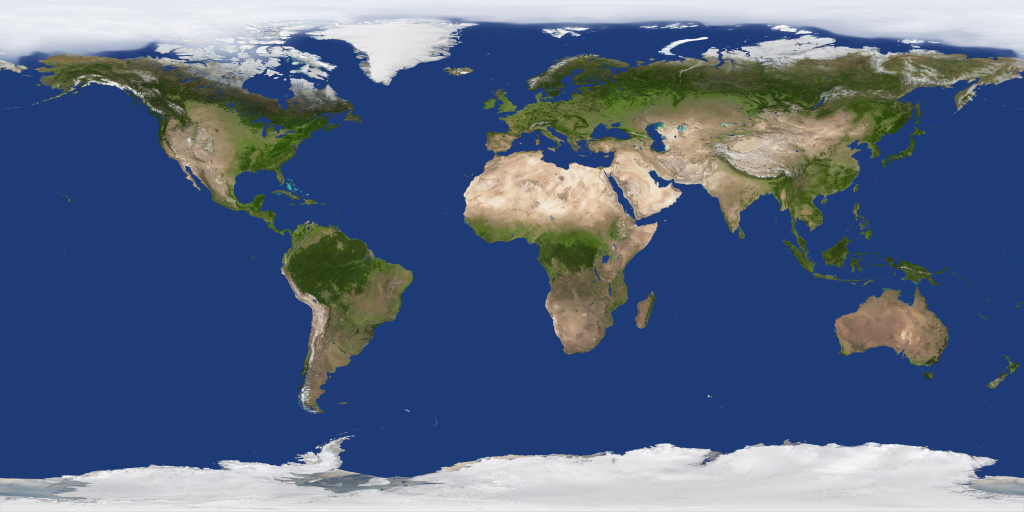
#> input picture data/earth_daymap.jpg, 2048 x 1024 px (shown at 1/2 size)
$ jupyter execute --allow-errors TD2_Q_Mohamed_Benyahia.ipynb
#> lines starting #> are read from the running program, lines starting #| are printed output that depends on the picture
### mesh_utils/__init__.py
import numpy as np
def read_obj_texture(path):
    """
    read a .obj file with vertex faces and uv coordinates
    """

    with open(path, 'r') as f:
        lines = f.readlines()

    vertices = []
    faces = []
    uv = []
    for line in lines:
        if line.startswith('v '):
            vertices.append([float(x) for x in line[2:].split()])
        elif line.startswith('vt '):
            uv.append([float(x) for x in line[3:].split()])
        elif line.startswith('f '):
            faces.append([int(x.split('/')[0])-1 for x in line[2:].split()])

    return np.array(vertices), np.array(faces), np.array(uv)

### mesh_utils/mesh.py
import os
import time

import numpy as np

from . import file_utils
from . import geometry as geom
from . import laplacian
import scipy.linalg
import scipy.sparse as sparse


class TriMesh:
    """
    Mesh Class (can also represent point clouds)
    ________

    Attributes
    ------------------
    # FILE INFO
    path         : str - path the the loaded .off file. Set to None if the geometry is modified.
    meshname     : str - name of the .off file. Remains even when geometry is modified. '_n' is
                   added at the end if the mesh was normalized.

    # GEOMETRY
    vertlist       : (n,3) array of n vertices coordinates
    facelist       : (m,3) array of m triangle indices
    normals        : (m,3) array of normals
    vertex_normals : (n,3) array of vertex normals
                     (change weighting type with self.set_vertex_normal_weighting)

    # SPECTRAL INFORMATION
    W            : (n,n) sparse cotangent weight matrix
    A            : (n,n) sparse area matrix (either diagonal or computed with finite elements)
    eigenvalues  : (K,) eigenvalues of the Laplace Beltrami Operator
    eigenvectors : (n,K) eigenvectors of the Laplace Beltrami Operator

    Properties
    ------------------
    area         : float - area of the mesh
    face_areas   : (m,) per face area
    vertex_areas : (n,) per vertex area
    center_mass  : (3,) center of mass

    n_vertices   : int - number of vertices
    n_faces      : int - number of faces
    edges        : (p,2) edges defined by vertex indices
    """
    def __init__(self, *args, **kwargs):
        # area_normalize=False, center=False, rotation=None, translation=None):
        """
        Read the mesh. Give either the path to a .off file or a list of vertices
        and corrresponding triangles

        Parameters
        ----------------------
        path           : path to a .off file
        vertices       : (n,3) vertices coordinates
        faces          : (m,3) list of indices of triangles
        area_normalize : If True, normalize the mesh
        """
        self._init_all_attributes()
        assert 0 < len(args) < 3, "Provide a path or vertices / faces"

        rotation, translation, area_normalize, center = self._read_init_kwargs(kwargs)

        # Differnetiate between [path] or [vertex] or [vertex, faces]
        if len(args) == 1 and type(args[0]) is str:
            self._load_mesh(args[0])
        elif len(args) == 1:
            self.vertlist = args[0]
            self.facelist = None
        else:
            self.vertlist = args[0]
            self.facelist = args[1]

        if rotation is not None:
            self.rotate(rotation)
        if translation is not None:
            self.translate(translation)

        if area_normalize:
            self.area_normalize()

        if center:
            self.translate(-self.center_mass)

    # [107 lines left out: functions vertlist, vertlist, facelist, facelist, vertices, faces and 6 more, not called in this run]

    @normals.setter
    def normals(self, normals):
        self._normals = normals

    # [8 lines left out: function vertex_normals, not called in this run]

    @vertex_normals.setter
    def vertex_normals(self, vertex_normals):
        self._vertex_normals = vertex_normals

    # [18 lines left out: functions vertex_areas, faces_areas, not called in this run]

    @faces_areas.setter
    def face_areas(self, face_areas):
        self._faces_areas = face_areas

    # [351 lines left out: functions center_mass, is_normalized, is_modified, area_normalize, rotate, translate and 17 more, not called in this run]

    def _load_mesh(self, meshpath):
        """
        Load a mesh from a file

        Parameters:
        --------------------------
        meshpath : path to file
        """

        if os.path.splitext(meshpath)[1] == '.off':
            self.vertlist, self.facelist = file_utils.read_off(meshpath)
        elif os.path.splitext(meshpath)[1] == '.obj':
            self.vertlist, self.facelist = file_utils.read_obj(meshpath)

        else:
            raise ValueError('Provide file in .off or .obj format')

        self.path = meshpath
        self.meshname = os.path.splitext(os.path.basename(meshpath))[0]

    def _read_init_kwargs(self, kwargs):
        rotation = kwargs['rotation'] if 'rotation' in kwargs.keys() else None
        translation = kwargs['translation'] if 'translation' in kwargs.keys() else None
        area_normalize = kwargs['area_normalize'] if 'area_normalize' in kwargs.keys() else False
        center = kwargs['center'] if 'center' in kwargs.keys() else False
        return rotation, translation, area_normalize, center

    def _init_all_attributes(self):

        self.path = None
        self.meshname = None

        self._vertlist = None
        self._facelist = None

        self._modified = False
        self._normalized = False

        self._edges = None
        self._normals = None

        self._vertex_normals_weighting = 'area'
        self._vertex_normals = None

        self.W = None
        self.A = None
        self._intrinsic = False

        self._faces_areas = None

        self.eigenvalues = None
        self.eigenvectors = None

        self._solver_geod = None
        self._solver_heat = None
        self._solver_lap = None

### mesh_utils/file_utils.py
import os
from shutil import copyfile
import numpy as np


# [25 lines left out: function read_off, not called in this run]


def read_obj(filepath, return_normals=False):
    """
    read a standard .obj file

    Parameters
    -------------------------
    file : path to a '.off'-format file

    Output
    -------------------------
    vertices,faces : (n,3), (m,3) array of vertices coordinates
                    and indices for triangular faces
    """
    with open(filepath, 'r') as f:

        vertices = []
        faces = []
        normals = []

        for line in f:
            line = line.strip()
            if line == '' or line[0] == '#':
                continue

            line = line.split()
            if line[0] == 'v' and line[0] != 'vn' and line[0] != 'vt':
                vertices.append([float(x) for x in line[1:]])
            elif line[0] == 'f':
                faces.append([int(x.split('/')[0]) - 1 for x in line[1:]])

            elif return_normals and line[0] == 'vn':
                normals.append([float(x) for x in line[1:]])

    if return_normals:
        return np.asarray(vertices), np.asarray(faces), np.asarray(normals)

    return np.asarray(vertices), np.asarray(faces)


# [232 lines left out: functions write_obj_base, write_off, read_vert, read_tri, write_mtl, _get_data_dir and 2 more, not called in this run]

### TD2_Q_Mohamed_Benyahia.ipynb
In this second practical session, we explore surface deformation algorithms with two applications : surface parametrization for texture mapping and as-rigid-as possible deformation for non-rigid alignment.

Program for today:
1. Surface Parameterisation

    a. Tutte embedding,

    b. Angle-preserving map with free boundary.

2. Surface alignment

    a. Rigid alignment with Iterative Closest Point,

    b. ARAP for non-rigid alignment.

# Environment Setup

You'll need to install meshplot, using either:
- Conda:
   - ```conda install -c conda-forge meshplot```
- Pip:
   - ```pip install pythreejs```
   - ```pip install git+https://github.com/skoch9/meshplot.git```

Works best with jupyter notebook.

[cell 1]
import os
import shutil

import numpy as np
import matplotlib.pyplot as plt
import scipy.sparse.linalg as sla
import scipy.sparse
from scipy.sparse import csc_matrix

# THE FOLLOWING COME FROM THE PROVIDED DATA, DO NOT TRY TO PIP INSTALL THEM
import plot_utils as plu
import mesh_utils
from mesh_utils.mesh import TriMesh

# Surface Parameterisation

Given a triangle mesh with triangle list $T$ ($n_f \times 3$ array of integers) and vertex coordinates $X$ ($n_v \times 3$ array of floats), a parametrization is simply an assignment of planar coordinates $U$ ($n_v \times 2$ array of floats) for each vertex of the mesh. This parametrization will be vizualized by mapping a texture in planar coordinates to 3D coordinates.

## Tutte embedding

The most simple way of computing planar coordinates is to fix the boundary of the mesh to predefined positions (in this example a unit circle) and place the inner vertices at the barycenter of their neighbours. For a boundary vertex $j$, the coordinates $(u_j,v_j)$ are constrained to the position $(\bar{u}_j,\bar{v}_j)$. More precisely, the planar coordinates $(u_i,v_i)$ of vertex $i$ satisfies the system of equations:
\begin{array}{lll}
    \sum_{j \in N_i} w_{ij} (u_j - u_i) = 0, & \sum_{j \in N_i} w_{ij} (v_j - v_i) = 0, & \text{ for all boundary vertices } i, \\
    u_j = \bar{u}_j, & u_j = \bar{v}_j, & \text{ for all interior vertices } j,
\end{array}
where $w_{ij}$ are the cotan-weights computed in the previous practical session and $N_i$ is the set of vertices linked to $i$ by an edge.

This system of linear equations can be easily rewritten in term of Laplacian matrix $W$ computed in the previous session:
$$
\begin{array}{l}
(W u)_i = 0, \text{ and } (W v)_i = 0  \text{ for all interior vertices $i$,} \\
u_j = \bar{u}_j, \text{ and } v_j = \bar{v}_j \text{ for all boundary vertices $j$.}
\end{array}
$$

Let `id_int` and `id_bnd` be the lists of interior and boundary indices. The boundary coordinates `u[id_bnd]` and `v[id_bnd]` are coordinates evenly distributed on a circle.  With the boundary coordinates `u[id_bnd]` given, we want to solve the system of linear equations `W[id_int,:][:,id_int]*u[id_int] =-W[id_int,:][:,id_bnd]*u[id_bnd]` for the variables `u[id_int]`.

This is done in three steps:
1. Build the lists `id_int` and `id_bnd`
2. Solve the constrained system of linear equations
3. Vizualize the texture

###  QUESTION 1 - Border Edges

**Given a set of triangles, compute the list of (unordered) edges which lie at the border**

[cell 2]
# [36 lines left out: function get_border_edges, not called in this run]

#> (a cell that did not finish here is left out)

### Question 2 - Orderd points on a circle

**Write a function to generate evenly spaced points on the circle in a counterclockwise order.**
These are going to be the fixed positions of our border vertices

[cell 4]
def get_n_points_on_circle(n_points):
    """
    Builds n_points evenly spaced points on the unit circle.

    Parameters
    ----------
    n_points : int
        Number of points to generate

    Returns
    -------
    points : ndarray of shape (n_points, 2)
        The points on the unit circle
    """
#> called with n_points = 10
    # YOUR CODE HERE

    points=[[0,0]]*n_points
    for i in range(n_points):
        points[i]=[np.cos(2*i*np.pi/n_points),np.sin(2*i*np.pi/n_points)]
    points=np.array(points)
    return points

[cell 5]
#Check for possible duplicate points!
circle_points = get_n_points_on_circle(10)
plt.figure(dpi=100)
plt.scatter(circle_points[:,0], circle_points[:,1])
plt.axis('equal')
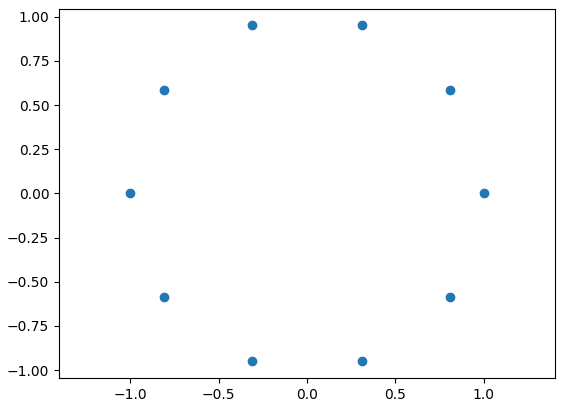
#> figure drawn by matplotlib, 1 panel

### Question 3 - Solving the Embedding

**Solve for the uv coordinate using ```scipy.sparse.linalg.spsolve```**

Tip: The slicing ```W[id_int,id_int]``` does not work on a scipy sparse matrix, instead use ```W[id_int,:][:,id_int]```.

Because the function `get_n_points_on_circle` gives an *ordered* set of points on the circle but the function `get_border_edges` outputs vertices which are *unordered*, we will need to *sort* the list of border edges. We provide the function ```build_ordered_edges``` below which generates an *ordered* list of border edges using the output of ```get_border_edges``` defined in Question 1.

[cell 6]
# [51 lines left out: functions find_next_edge, build_ordered_edges, not called in this run]

#> (a cell that did not finish here is left out)


[cell 8]
#TODO Compute the embedding u,v using the text above.


# Get the list of ordered edges and the Laplacian
import copy
#> (the rest of this cell did not finish here and is left out)

#> (a cell that did not finish here is left out)

#> (a cell that did not finish here is left out)



plu.plot_textured_mesh(mesh1, uv_map, points=np.unique(border_edges.flatten()), wireframe=True)

#> (a cell that did not finish here is left out)

Let's now visualize how it would render on the Earth

[cell 12]
image = plt.imread('data/earth_daymap.jpg')
#> image is the input picture: shape (1024, 2048, 3); mean R, G, B 84.1, 101.3, 129.5
plt.figure(dpi=120)
plt.imshow(image)
plt.axis('off');

[cell 13]
os.makedirs('results', exist_ok=True)
shutil.copyfile('data/earth_daymap.jpg', 'results/earth_daymap.jpg')


# THIS EXPORTS A .OBJ FILE WITH TEXTURE AND MATERIAL INFORMATION. DOWNLOAD AND OPEN WITH MESHLAB
#> (the rest of this cell did not finish here and is left out)

## Least Square Conformal Map

Conformal maps are special type of parametrizations which preserve angles. On a smooth surface, they are characterized by the relationship between the gradient of the coordinate $u$ and the coordinate $v$
$$ \nabla u = n \times \nabla v $$
where $n$ is the surface normal. On a triangle mesh, the coordinates $(u,v)$ are computed using a linear least-squares problem
$$ \min_{u,v} \sum_{t \in T} A_t |\nabla u - n \times \nabla v|^2 \text{ subject to the constraint: } \sum_i u_i^2 + v_i^2 = 1 $$
where $A_t$ is the area of triangle $t$. As explained in the course, the objective function can be written in term of the Laplacian matrix $W$. This leads to the smallest eigenvalue problem
$$ \min_{u,v} \begin{pmatrix} u \\ v \end{pmatrix}^\top \begin{pmatrix} W & -M \\ -M^\top & W \end{pmatrix} \begin{pmatrix} u \\ v \end{pmatrix} \text{ subject to the constraint: } \sum_i u_i^2 + v_i^2 = 1 $$
The sparse matrix $M$ of size $n_v \times n_v$ is given by
$$ M_{ij} = \left\lbrace \begin{array}{ll}
0 & \text{if $i$ or $j$ is an interior vertex } \\
1/2 & \text{if $i$ to $j$ is a positive edge of the boundary triangle} \\
-1/2 & \text{if $i$ to $j$ is a negative edge of the boundary triangle}
\end{array} \right.$$

Positive edges are edges that appear when going around a face in the order provided in the file. Negative edges are when going the opposite direction.

*Tips:* To assemble this matrix simply accumulate $\pm\frac{1}{2}$ values for all triangles using the triangle list using the formula above. Since interior edges appear twice in opposite direction in the mesh, their coefficient will vanish for them, and only values for border edges will remain.

1. Build the sparse matrix `M`
2. Compute the LSCM parametrization using `scipy.sparse.linalg.eigs`
3. Extract the boundary coordinate of the parametrization and use them to compute a Tutte embedding

### Question 4 - Build M

[cell 14]
from collections import defaultdict


# [34 lines left out: function build_M, not called in this run]

### Question 5 - Solve the system

Use scipy [bmat function](https://docs.scipy.org/doc/scipy/reference/generated/scipy.sparse.bmat.html) to build sparse matrices from blocks.

Try with the two meshes (diablo doesn't have uv map)

#> (a cell that did not finish here is left out)
